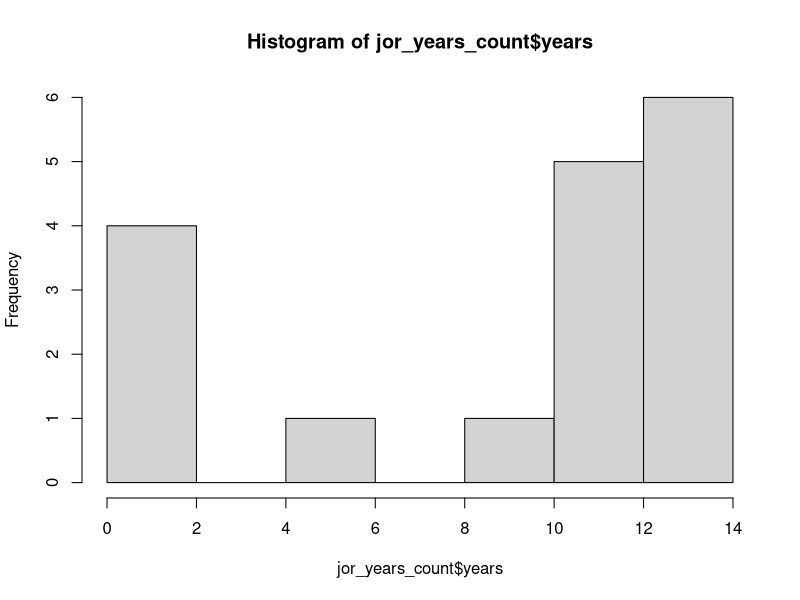
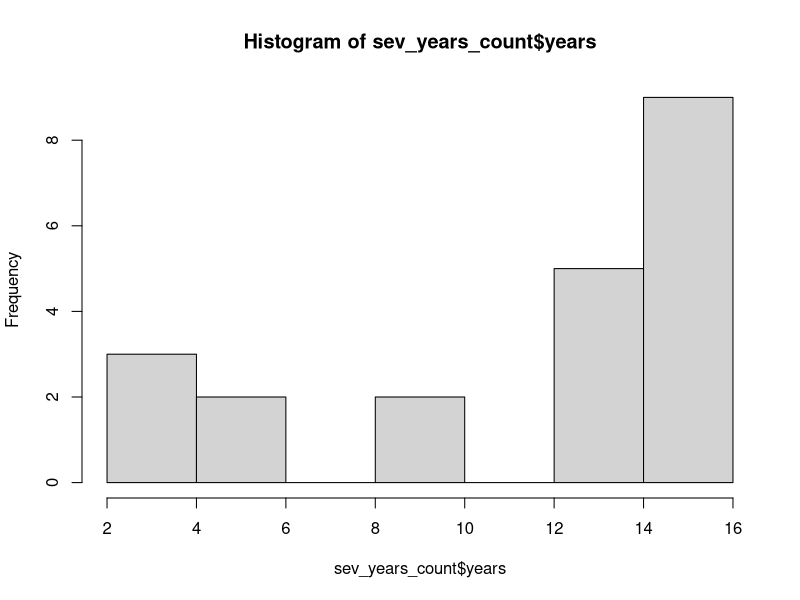
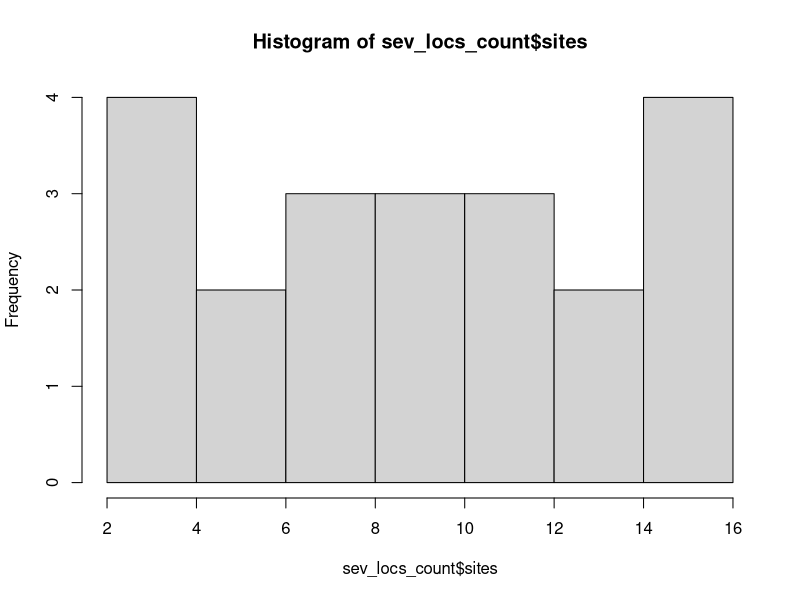
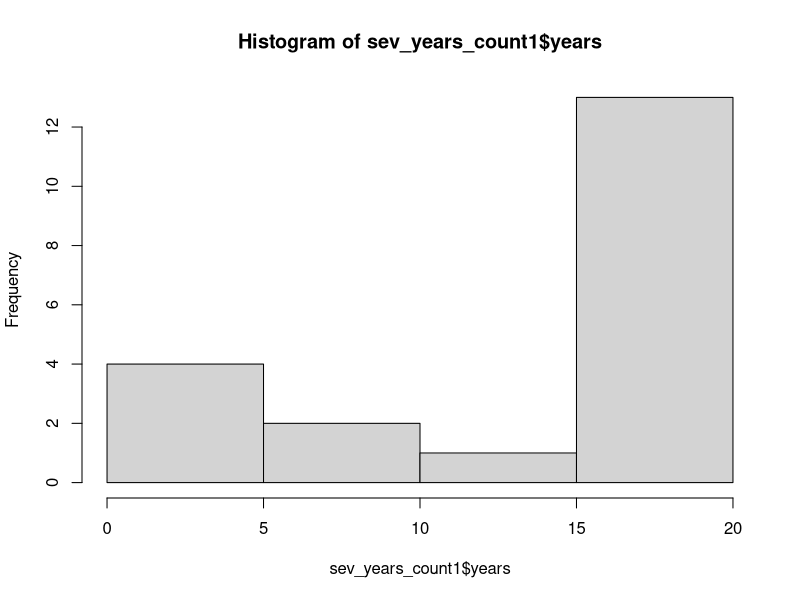
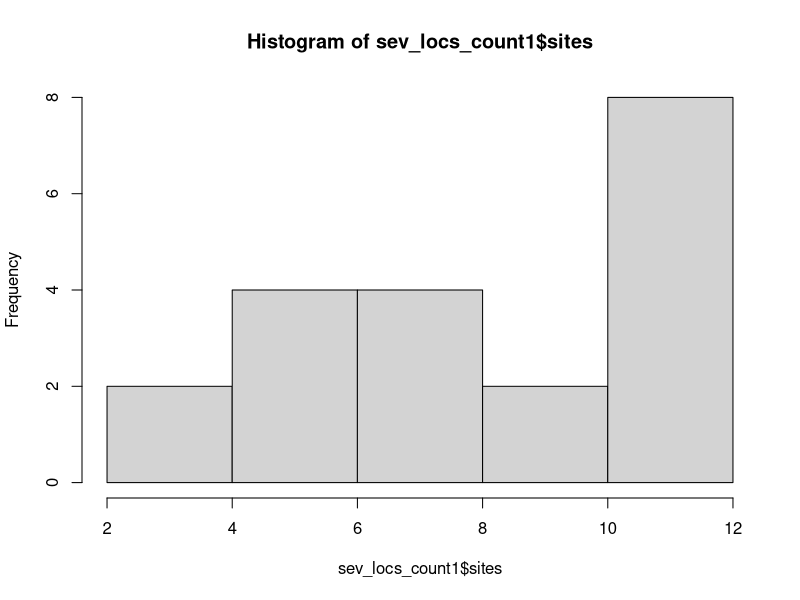
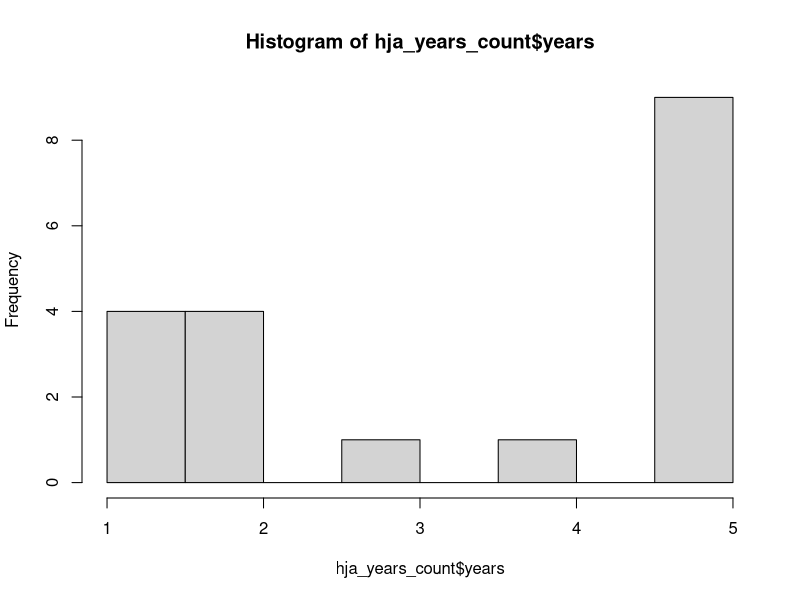
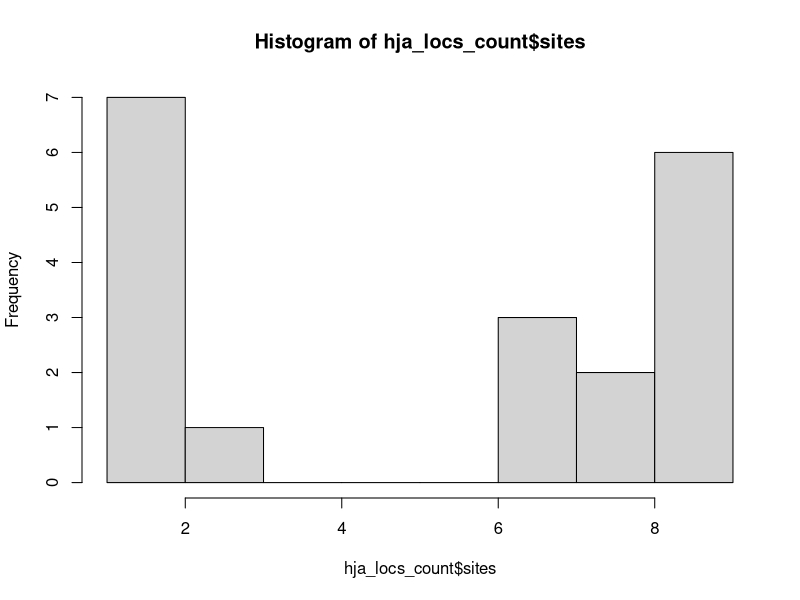
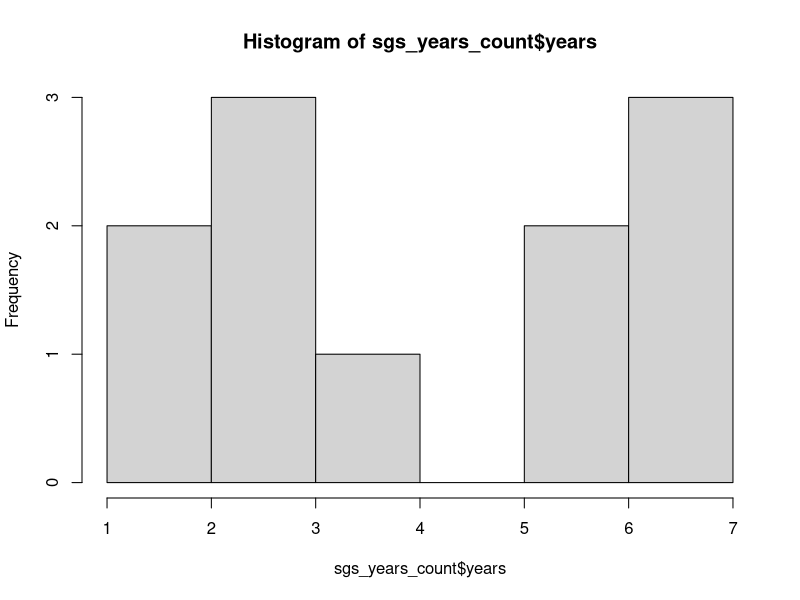

Write the R code that produced these figures, in order.
# Ellen Bledsoe
# starting Jan 19, 2016

# this code is to determine the number of species that fall into four different categories:
  # core(spatial) - core(temporal)
  # core(spatial) - transient
  # core(temporal) - satellite
  # transient - satellite

# libraries

library(dplyr)
library(tidyr)
library(ggplot2)

# helpful functions

core_or_sat <- function(rel_sites){
  # function determining whether species is core or satellite (spatial)
  if (rel_sites > 0.5){
    core_sat = 'core'
  } else {
    core_sat = 'sat'
  }
  return(core_sat)
}

core_or_trans <- function(rel_years){
  # function determining whether species is core or transient (temporal)
  if (rel_years > 0.5){
    core_trans = 'core'
  } else {
    core_trans = 'trans'
  }
  return(core_trans)
}

category_3x3 <- function(rel_sites, rel_years){
  if (rel_sites >= (2/3) & rel_years >= (2/3)){
    category = '1'
  } else if (rel_sites >= (2/3) & rel_years < (2/3) & rel_years > (1/3)){
    category = '2'
  } else if (rel_sites >= (2/3) & rel_years <= (1/3)){
    category = '3'
  } else if (rel_sites < (2/3) & rel_sites > (1/3) & rel_years >= (2/3)){
    category = '4'
  } else if (rel_sites < (2/3) & rel_sites > (1/3) & rel_years < (2/3) & rel_years > (1/3)){
    category = '5'
  } else if (rel_sites < (2/3) & rel_sites > (1/3) & rel_years <= (1/3)){
    category = '6'
  } else if (rel_sites <= (1/3) & rel_years >= (2/3)){
    category = '7'
  } else if (rel_sites <= (1/3) & rel_years < (2/3) & rel_years > (1/3)){
    category = '8'
  } else {
    category = '9'
  }
  return(category)
}

# read in files
jornada <- read.csv("data/jornada_rodents.csv", header = TRUE, na.strings = ".")
head(jornada)

sevilleta <- read.csv("data/sevilleta_sm_mrc.txt", header = TRUE)
head(sevilleta)

hj_andrews <- read.csv("data/hj_andrews.csv", header = TRUE)
head(hj_andrews)

shortgrass_steppe <- read.table("data/SGS_LTER_smammals.txt", header = TRUE, sep = "\t", na.strings = ".")
head(shortgrass_steppe)

# unique trap sessions
jor <- select(jornada, year, season, habitat) %>% 
       group_by(year, season, habitat) %>% 
       arrange(year, season, habitat)
jor_trap_sessions <- unique(jor)
jor_trap_sessions

sev <- select(sevilleta, year, season, location) %>% 
       group_by(year, season, location) %>% 
       arrange(year, season, location)
sev_trap_sessions <- unique(sev)
sev_trap_sessions

hja <- select(hj_andrews, YEAR, REPBLK, SUBPLOT) %>% 
       group_by(YEAR, REPBLK, SUBPLOT) %>% 
       arrange(YEAR, REPBLK, SUBPLOT) 
hja_trap_sessions <- unique(hja)
hja_trap_sessions

sgs <- select(shortgrass_steppe, YEAR, VEG, WEB) %>% 
  group_by(YEAR, VEG, WEB) %>% 
  arrange(YEAR, VEG, WEB) 
sgs_trap_sessions <- unique(sgs)
sgs_trap_sessions

### extracting the requisite data

# jornada
jor_data <- select(jornada, year, season, habitat, web, spp, recap) %>% 
            filter(recap != "Y", spp != "DIPO1", spp != "PERO1", spp != "NA") %>% 
            group_by(spp, year, season, habitat, web) %>% 
            arrange(spp, year, season, habitat, web) %>% 
            summarise(count = n())
# give each site a unique id
jor_data$site_ID <- paste(jor_data$habitat, jor_data$web, sep = "_")

### number of years in which species occur

jor_years <- select(jor_data, spp, year) %>% 
             group_by(spp, year) %>% 
             summarise(year_count = n())
jor_years_count <- select(jor_years, spp) %>% 
                   group_by(spp) %>% 
                   summarise(years = n())
# total years
total_years <- length(unique(jor_data$year))
# histogram of years
hist(jor_years_count$years)

# add column for relative number of years present
jor_years_count <- mutate(jor_years_count, rel_years = years/total_years)
jor_years_count

### number of locations in which species occur

jor_locs <- select(jor_data, spp, site_ID) %>% 
            group_by(spp, site_ID) %>% 
            summarise(site_count = n())
jor_locs_count <- select(jor_locs, spp) %>% 
                  group_by(spp) %>% 
                  summarise(sites = n())
# total locations
total_sites <- length(unique(jor_data$site_ID))

# add column for relative number of sites present
jor_locs_count <- mutate(jor_locs_count, rel_sites = sites/total_sites)

### combine all relevant data into one dataframe

jor_rel_data <- left_join(jor_years_count, jor_locs_count, by = "spp")

jor_rel_years_list <- as.list(jor_rel_data$rel_years)
jor_rel_sites_list <- as.list(jor_rel_data$rel_sites)
jor_rel_data$core_sat <- rapply(jor_rel_sites_list, core_or_sat)
jor_rel_data$core_trans <- rapply(jor_rel_years_list, core_or_trans)
jor_rel_data$category <- paste(jor_rel_data$core_sat, jor_rel_data$core_trans, sep = "_")
jor_rel_data$cat_3x3 <- mapply(category_3x3, jor_rel_data$rel_years, jor_rel_data$rel_sites)

jor_rel_data

### SEVILLETA ###

# sevilleta
sev_data <- select(sevilleta, year, season, location, web, species, recap) %>% 
            filter(recap != "y", species != "pgsp", species != "dipo", 
               species != "nesp", species != "onsp", species != "pesp", 
               species != "resp", species != "na", species != "pmsp", species != "spsp",
               year > 1991 & year < 2007, 
               location != "two22", location != "blugrama", location != "savanna") %>% 
            group_by(species, year, season, location, web) %>% 
            arrange(species, year, season, location, web) %>% 
            summarise(count = n())
# unique location ids
sev_data$site_ID <- paste(sev_data$location, sev_data$web, sep = "_")

sev_years <- select(sev_data, species, year) %>% 
  group_by(species, year) %>% 
  summarise(year_count = n())
sev_years_count <- select(sev_years, species) %>% 
  group_by(species) %>% 
  summarise(years = n())
# total years
total_years_sev <- length(unique(sev_data$year))
# histogram of years
hist(sev_years_count$years)

# add column for relative number of years present
sev_years_count <- mutate(sev_years_count, rel_years = years/total_years_sev)
sev_years_count

### number of locations in which species occur

sev_locs <- select(sev_data, species, site_ID) %>% 
  group_by(species, site_ID) %>%
  summarise(site_count = n())
sev_locs_count <- select(sev_locs, species) %>% 
  group_by(species) %>% 
  summarise(sites = n())
# total locations
total_sites_sev <- length(unique(sev_data$site_ID))
total_sites_sev
# histogram of site frequency
hist(sev_locs_count$sites)

# add column for relative number of sites present
sev_locs_count <- mutate(sev_locs_count, rel_sites = sites/total_sites_sev)

# combine all relevant data into one dataframe

sev_rel_data <- left_join(sev_years_count, sev_locs_count, by = "species")

rel_years_list <- as.list(sev_rel_data$rel_years)
rel_sites_list <- as.list(sev_rel_data$rel_sites)
sev_rel_data$core_sat <- rapply(rel_sites_list, core_or_sat)
sev_rel_data$core_trans <- rapply(rel_years_list, core_or_trans)
sev_rel_data$category <- paste(sev_rel_data$core_sat, sev_rel_data$core_trans, sep = "_")
sev_rel_data$cat_3x3 <- mapply(category_3x3, sev_rel_data$rel_years, sev_rel_data$rel_sites)

sev_rel_data

### different time frame and sites
sev_data1 <- select(sevilleta, year, season, location, web, species, recap) %>% 
             filter(recap != "y", species != "pgsp", species != "dipo", 
                species != "nesp", species != "onsp", species != "pesp", 
                species != "resp", species != "na", species != "pmsp", species != "spsp", 
                year < 2009, location != "two22", location != "blugrama", 
                location != "savanna", location != "goatdraw") %>% 
             group_by(species, year, season, location, web) %>% 
             arrange(species, year, season, location, web) %>% 
             summarise(count = n())
# unique location ids
sev_data1$site_ID <- paste(sev_data1$location, sev_data1$web, sep = "_")
sev_data1

sev_years1 <- select(sev_data1, species, year) %>% 
  group_by(species, year) %>% 
  summarise(year_count = n())
sev_years_count1 <- select(sev_years1, species) %>% 
  group_by(species) %>% 
  summarise(years = n())
# total years
total_years_sev1 <- length(unique(sev_data1$year))
# histogram of years
hist(sev_years_count1$years)

# add column for relative number of years present
sev_years_count1 <- mutate(sev_years_count1, rel_years = years/total_years_sev1)
sev_years_count1

# number of locations in which species occur

sev_locs1 <- select(sev_data1, species, site_ID) %>% 
  group_by(species, site_ID) %>%
  summarise(site_count = n())
sev_locs_count1 <- select(sev_locs1, species) %>% 
  group_by(species) %>% 
  summarise(sites = n())
# total locations
total_sites_sev1 <- length(unique(sev_data1$site_ID))
total_sites_sev1
# histogram of site frequency
hist(sev_locs_count1$sites)

# add column for relative number of sites present
sev_locs_count1 <- mutate(sev_locs_count1, rel_sites = sites/total_sites_sev1)

# combine all relevant data into one dataframe

sev_rel_data1 <- left_join(sev_years_count1, sev_locs_count1, by = "species")

rel_years_list <- as.list(sev_rel_data1$rel_years)
rel_sites_list <- as.list(sev_rel_data1$rel_sites)
sev_rel_data1$core_sat <- rapply(rel_sites_list, core_or_sat)
sev_rel_data1$core_trans <- rapply(rel_years_list, core_or_trans)
sev_rel_data1$category <- paste(sev_rel_data1$core_sat, sev_rel_data1$core_trans, sep = "_")
sev_rel_data1$cat_3x3 <- mapply(category_3x3, sev_rel_data1$rel_years, sev_rel_data1$rel_sites)

sev_rel_data1

### HJ Andrews ###

# hj andrews
hja_data <- select(hj_andrews, YEAR, REPBLK, SUBPLOT, SPECIES) %>% 
  filter(SPECIES != 'UNKN') %>% 
  group_by(SPECIES, YEAR, REPBLK, SUBPLOT) %>% 
  arrange(SPECIES, YEAR, REPBLK, SUBPLOT) %>% 
  summarise(count = n())
# unique location ids
hja_data$site_ID <- paste(hja_data$REPBLK, hja_data$SUBPLOT, sep = "_")

hja_years <- select(hja_data, SPECIES, YEAR) %>% 
  group_by(SPECIES, YEAR) %>% 
  summarise(year_count = n())
hja_years_count <- select(hja_years, SPECIES) %>% 
  group_by(SPECIES) %>% 
  summarise(years = n())
# total years
total_years_hja <- length(unique(hja_data$YEAR))
# histogram of years
hist(hja_years_count$years)

# add column for relative number of years present
hja_years_count <- mutate(hja_years_count, rel_years = years/total_years_hja)
hja_years_count

### number of locations in which species occur

hja_locs <- select(hja_data, SPECIES, site_ID) %>% 
  group_by(SPECIES, site_ID) %>%
  summarise(site_count = n())
hja_locs_count <- select(hja_locs, SPECIES) %>% 
  group_by(SPECIES) %>% 
  summarise(sites = n())
# total locations
total_sites_hja <- length(unique(hja_data$site_ID))
total_sites_hja
# histogram of site frequency
hist(hja_locs_count$sites)

# add column for relative number of sites present
hja_locs_count <- mutate(hja_locs_count, rel_sites = sites/total_sites_hja)

# combine all relevant data into one dataframe

hja_rel_data <- left_join(hja_years_count, hja_locs_count, by = "SPECIES")

hja_rel_years_list <- as.list(hja_rel_data$rel_years)
hja_rel_sites_list <- as.list(hja_rel_data$rel_sites)
hja_rel_data$core_sat <- rapply(hja_rel_sites_list, core_or_sat)
hja_rel_data$core_trans <- rapply(hja_rel_years_list, core_or_trans)
hja_rel_data$category_2x2 <- paste(hja_rel_data$core_sat, hja_rel_data$core_trans, sep = "_")
hja_rel_data$cat_3x3 <- mapply(category_3x3, hja_rel_data$rel_years, hja_rel_data$rel_sites)
hja_rel_data

### Shortgrass Steppe ###

sgs_species <- select(shortgrass_steppe, SPP)
sgs_species <- unique(sgs_species)

# sgs
sgs_data <- select(shortgrass_steppe, YEAR, VEG, WEB, SPP) %>% 
  filter(SPP != 'NA') %>% 
  group_by(SPP, YEAR, VEG, WEB) %>% 
  arrange(SPP, YEAR, VEG, WEB) %>% 
  summarise(count = n())
# unique location ids
sgs_data$site_ID <- paste(sgs_data$VEG, sgs_data$WEB, sep = "_")

sgs_years <- select(sgs_data, SPP, YEAR) %>% 
  group_by(SPP, YEAR) %>% 
  summarise(year_count = n())
sgs_years_count <- select(sgs_years, SPP) %>% 
  group_by(SPP) %>% 
  summarise(years = n())
# total years
total_years_sgs <- length(unique(sgs_data$YEAR))
# histogram of years
hist(sgs_years_count$years)

# add column for relative number of years present
sgs_years_count <- mutate(sgs_years_count, rel_years = years/total_years_sgs)
sgs_years_count

### number of locations in which species occur

sgs_locs <- select(sgs_data, SPP, site_ID) %>% 
  group_by(SPP, site_ID) %>%
  summarise(site_count = n())
sgs_locs_count <- select(sgs_locs, SPP) %>% 
  group_by(SPP) %>% 
  summarise(sites = n())
# total locations
total_sites_sgs <- length(unique(sgs_data$site_ID))
total_sites_sgs
# histogram of site frequency
hist(sgs_locs_count$sites)

# add column for relative number of sites present
sgs_locs_count <- mutate(sgs_locs_count, rel_sites = sites/total_sites_sgs)

# combine all relevant data into one dataframe

sgs_rel_data <- left_join(sgs_years_count, sgs_locs_count, by = "SPP")

sgs_rel_years_list <- as.list(sgs_rel_data$rel_years)
sgs_rel_sites_list <- as.list(sgs_rel_data$rel_sites)
sgs_rel_data$core_sat <- rapply(sgs_rel_sites_list, core_or_sat)
sgs_rel_data$core_trans <- rapply(sgs_rel_years_list, core_or_trans)
sgs_rel_data$category_2x2 <- paste(sgs_rel_data$core_sat, sgs_rel_data$core_trans, sep = "_")
sgs_rel_data$cat_3x3 <- mapply(category_3x3, sgs_rel_data$rel_years, sgs_rel_data$rel_sites)
sgs_rel_data

###

hja_rel_data
sev_rel_data1
sev_rel_data
sgs_rel_data
jor_rel_data

### combine and graph
colnames(jor_rel_data)[1] <- "species"
colnames(hja_rel_data)[1] <- "species"
colnames(sev_rel_data)[1] <- "species"
colnames(sev_rel_data1)[1] <- "species"
colnames(sgs_rel_data)[1] <- "species"

colnames(jor_rel_data)[8] <- "cat_2x2"
colnames(hja_rel_data)[8] <- "cat_2x2"
colnames(sev_rel_data)[8] <- "cat_2x2"
colnames(sev_rel_data1)[8] <- "cat_2x2"
colnames(sgs_rel_data)[8] <- "cat_2x2"

jor_rel_data$dataset <- "jor"
hja_rel_data$dataset <- "hja"
sev_rel_data1$dataset <- "sev1"
sev_rel_data$dataset <- "sev"
sgs_rel_data$dataset <- "sgs"

all_data <- bind_rows(hja_rel_data, sev_rel_data1, sgs_rel_data, jor_rel_data)
head(all_data)

plot(all_data$rel_years ~ all_data$rel_sites)

ggplot(all_data, aes(x = rel_sites, y = rel_years)) +
  geom_point(aes(color = dataset), size = 3) +
  xlab("Relative Number of Sites Occupied") + 
  ylab("Relative Number of Years Present") +
  ggtitle("Rel. Years (overall) ~ Rel. Sites (overall)") +
  theme(panel.background = element_blank(), 
        axis.line = element_line(colour = "black"), 
        panel.grid.major = element_line(colour = "light gray"))
ggsave(file = "all_broad_yr_site.png", width = 6, height = 5)

### Try relative number of sites per year---keep years intact 
  # overall years, parsing space by time

## jornada

jor_data1 <- select(jornada, year, season, habitat, web, spp, recap) %>% 
             filter(recap != "Y", spp != "DIPO1", spp != "PERO1", spp != "NA") %>% 
             group_by(spp, year, season, habitat, web) %>% 
             arrange(spp, year, season, habitat, web)

# give each site a unique id
jor_data1$site_ID <- paste(jor_data1$habitat, jor_data1$web, sep = "_")

jor_sites_by_year <- select(jor_data1, year, spp, site_ID) %>% 
                 group_by(year, spp) %>% 
                 summarise(site_by_year = n_distinct(site_ID))

# total years
jor_total_sites <- length(unique(jor_data1$site_ID))

# add column for relative number of sites per year
jor_rel_sites_by_year <- mutate(jor_sites_by_year, rel_sites_by_year = site_by_year/jor_total_sites)
jor_rel_sites_by_year

# average relative sites per year by species
jor_sites_year_species <- jor_rel_sites_by_year %>% 
                          group_by(spp) %>% 
                          summarize(mean_rel_sites = mean(rel_sites_by_year))
jor_sites_year_species
colnames(jor_sites_year_species)[1] <- "species"
jor_rel_data_plus <- inner_join(jor_rel_data, jor_sites_year_species, by = "species")
jor_rel_data_plus
hist(jor_rel_data_plus$rel_sites)
hist(jor_rel_data_plus$mean_rel_sites)
plot(jor_rel_data_plus$rel_years ~ jor_rel_data_plus$mean_rel_sites)

## sevilleta

sev_data1_1 <- select(sevilleta, year, season, location, web, species, recap) %>% 
  filter(recap != "y", species != "pgsp", species != "dipo", 
         species != "nesp", species != "onsp", species != "pesp", 
         species != "resp", species != "na", species != "pmsp", species != "spsp", 
         year < 2009, location != "two22", location != "blugrama", 
         location != "savanna", location != "goatdraw") %>% 
  group_by(species, year, season, location, web) %>% 
  arrange(species, year, season, location, web) 
  
# unique location ids
sev_data1_1$site_ID <- paste(sev_data1_1$location, sev_data1_1$web, sep = "_")
sev_data1_1

sev_sites_by_year <- select(sev_data1_1, year, species, site_ID) %>% 
  group_by(year, species) %>% 
  summarise(site_by_year = n_distinct(site_ID))

# total years
sev_total_sites <- length(unique(sev_data1_1$site_ID))

# add column for relative number of sites per year
sev_rel_sites_by_year <- mutate(sev_sites_by_year, rel_sites_by_year = site_by_year/sev_total_sites)
sev_rel_sites_by_year

# average relative sites per year by species
sev_sites_year_species <- sev_rel_sites_by_year %>% 
  group_by(species) %>% 
  summarize(mean_rel_sites = mean(rel_sites_by_year))
sev_sites_year_species
colnames(sev_sites_year_species)[1] <- "species"
sev_rel_data_plus <- inner_join(sev_rel_data, sev_sites_year_species, by = "species")
sev_rel_data_plus
plot(sev_rel_data_plus$rel_years ~ sev_rel_data_plus$mean_rel_sites)

## hj andrews

hja_data1 <- select(hj_andrews, YEAR, REPBLK, SUBPLOT, SPECIES) %>% 
  filter(SPECIES != 'UNKN') %>% 
  group_by(SPECIES, YEAR, REPBLK, SUBPLOT) %>% 
  arrange(SPECIES, YEAR, REPBLK, SUBPLOT) 
 
# unique location ids
hja_data1$site_ID <- paste(hja_data1$REPBLK, hja_data1$SUBPLOT, sep = "_")

hja_sites_by_year <- select(hja_data1, YEAR, SPECIES, site_ID) %>% 
  group_by(YEAR, SPECIES) %>% 
  summarise(site_by_year = n_distinct(site_ID))

# total years
hja_total_sites <- length(unique(hja_data1$site_ID))

# add column for relative number of sites per year
hja_rel_sites_by_year <- mutate(hja_sites_by_year, rel_sites_by_year = site_by_year/hja_total_sites)
hja_rel_sites_by_year

# average relative sites per year by species
hja_sites_year_species <- hja_rel_sites_by_year %>% 
                          group_by(SPECIES) %>% 
                          summarize(mean_rel_sites = mean(rel_sites_by_year))
hja_sites_year_species
colnames(hja_sites_year_species)[1] <- "species"
hja_rel_data_plus <- inner_join(hja_rel_data, hja_sites_year_species, by = "species")
hja_rel_data_plus
plot(hja_rel_data_plus$rel_years ~ hja_rel_data_plus$mean_rel_sites)

## shortgrass steppe

sgs_data1 <- select(shortgrass_steppe, YEAR, VEG, WEB, SPP) %>% 
            filter(SPP != 'NA') %>% 
            group_by(SPP, YEAR, VEG, WEB) %>% 
            arrange(SPP, YEAR, VEG, WEB)

# unique location ids
sgs_data1$site_ID <- paste(sgs_data1$VEG, sgs_data1$WEB, sep = "_")

sgs_sites_by_year <- select(sgs_data1, YEAR, SPP, site_ID) %>% 
  group_by(YEAR, SPP) %>% 
  summarise(site_by_year = n_distinct(site_ID))

# total years
sgs_total_sites <- length(unique(sgs_data1$site_ID))

# add column for relative number of sites per year
sgs_rel_sites_by_year <- mutate(sgs_sites_by_year, rel_sites_by_year = site_by_year/sgs_total_sites)
sgs_rel_sites_by_year

# average relative sites per year by species
sgs_sites_year_species <- sgs_rel_sites_by_year %>% 
  group_by(SPP) %>% 
  summarize(mean_rel_sites = mean(rel_sites_by_year))
sgs_sites_year_species
colnames(sgs_sites_year_species)[1] <- "species"
sgs_rel_data_plus <- inner_join(sgs_rel_data, sgs_sites_year_species, by = "species")
sgs_rel_data_plus
plot(sgs_rel_data_plus$rel_years ~ sgs_rel_data_plus$mean_rel_sites)

## combine everything

all_data_plus <- bind_rows(hja_rel_data_plus, sev_rel_data_plus, sgs_rel_data_plus, jor_rel_data_plus)
head(all_data_plus)

plot(all_data_plus$rel_years ~ all_data_plus$mean_rel_sites)

ggplot(all_data_plus, aes(x = mean_rel_sites, y = rel_years)) +
  geom_point(aes(color = dataset), size = 3) +
  xlab("Relative Number of Sites Occupied Per Year") + 
  ylab("Relative Number of Years Present") +
  ggtitle("Rel. Years (overall) ~ Rel. Sites (per year)") +
  theme(panel.background = element_blank(), 
        axis.line = element_line(colour = "black"), 
        panel.grid.major = element_line(colour = "light gray"))
ggsave(file = "all_mean_rel_site.png", width = 6, height = 5)

### Try relative number of years per site---keep sites intact 
  # overall sites, parsing space by time

## jornada

jor_data1 <- select(jornada, year, season, habitat, web, spp, recap) %>% 
             filter(recap != "Y", spp != "DIPO1", spp != "PERO1", spp != "NA") %>% 
             group_by(spp, year, season, habitat, web) %>% 
             arrange(spp, year, season, habitat, web)

# give each site a unique id
jor_data1$site_ID <- paste(jor_data1$habitat, jor_data1$web, sep = "_")

jor_years_by_site <- select(jor_data1, year, spp, site_ID) %>% 
                     group_by(site_ID, spp) %>% 
                     summarise(years_by_site = n_distinct(year))

# total years
jor_total_years <- length(unique(jor_data1$year))
jor_total_years

# add column for relative number of sites per year
jor_rel_years_by_site <- mutate(jor_years_by_site, rel_years_by_site = years_by_site/jor_total_years)
jor_rel_years_by_site

# average relative sites per year by species
jor_years_site_species <- jor_rel_years_by_site %>% 
                          group_by(spp) %>% 
                          summarize(mean_rel_years = mean(rel_years_by_site))
jor_years_site_species
colnames(jor_years_site_species)[1] <- "species"
jor_rel_data_3 <- inner_join(jor_rel_data_plus, jor_years_site_species, by = "species")
jor_rel_data_3

plot(jor_rel_data_3$mean_rel_years ~ jor_rel_data_3$rel_sites)
plot(jor_rel_data_3$mean_rel_years ~ jor_rel_data_3$mean_rel_sites)

## sevilleta

sev_data1_1 <- select(sevilleta, year, season, location, web, species, recap) %>% 
  filter(recap != "y", species != "pgsp", species != "dipo", 
         species != "nesp", species != "onsp", species != "pesp", 
         species != "resp", species != "na", species != "pmsp", species != "spsp", 
         year < 2009, location != "two22", location != "blugrama", 
         location != "savanna", location != "goatdraw") %>% 
  group_by(species, year, season, location, web) %>% 
  arrange(species, year, season, location, web) 

# unique location ids
sev_data1_1$site_ID <- paste(sev_data1_1$location, sev_data1_1$web, sep = "_")
sev_data1_1

sev_years_by_site <- select(sev_data1_1, year, species, site_ID) %>% 
  group_by(site_ID, species) %>% 
  summarise(years_by_site = n_distinct(year))

# total years
sev_total_years <- length(unique(sev_data1_1$year))
sev_total_years

# add column for relative number of sites per year
sev_rel_years_by_site <- mutate(sev_years_by_site, rel_years_by_site = years_by_site/sev_total_years)
sev_rel_years_by_site

# average relative sites per year by species
sev_years_site_species <- sev_rel_years_by_site %>% 
                          group_by(species) %>% 
                          summarize(mean_rel_years = mean(rel_years_by_site))
sev_years_site_species
colnames(sev_years_site_species)[1] <- "species"
sev_rel_data_3 <- inner_join(sev_rel_data_plus, sev_years_site_species, by = "species")
sev_rel_data_3

plot(sev_rel_data_3$mean_rel_years ~ sev_rel_data_3$rel_sites)
plot(sev_rel_data_3$mean_rel_years ~ sev_rel_data_3$mean_rel_sites)

## hj andrews

hja_data1 <- select(hj_andrews, YEAR, REPBLK, SUBPLOT, SPECIES) %>% 
  filter(SPECIES != 'UNKN') %>% 
  group_by(SPECIES, YEAR, REPBLK, SUBPLOT) %>% 
  arrange(SPECIES, YEAR, REPBLK, SUBPLOT) 

# unique location ids
hja_data1$site_ID <- paste(hja_data1$REPBLK, hja_data1$SUBPLOT, sep = "_")

hja_years_by_site <- select(hja_data1, YEAR, SPECIES, site_ID) %>% 
  group_by(site_ID, SPECIES) %>% 
  summarise(years_by_site = n_distinct(YEAR))

# total years
hja_total_years <- length(unique(hja_data1$YEAR))
hja_total_years

# add column for relative number of sites per year
hja_rel_years_by_site <- mutate(hja_years_by_site, rel_years_by_site = years_by_site/hja_total_years)
hja_rel_years_by_site

# average relative sites per year by species
hja_years_site_species <- hja_rel_years_by_site %>% 
                          group_by(SPECIES) %>% 
                          summarize(mean_rel_years = mean(rel_years_by_site))
hja_years_site_species
colnames(hja_years_site_species)[1] <- "species"
hja_rel_data_3 <- inner_join(hja_rel_data_plus, hja_years_site_species, by = "species")
hja_rel_data_3

plot(hja_rel_data_3$mean_rel_years ~ hja_rel_data_3$rel_sites)
plot(hja_rel_data_3$mean_rel_years ~ hja_rel_data_3$mean_rel_sites)

## shortgrass steppe

sgs_data1 <- select(shortgrass_steppe, YEAR, VEG, WEB, SPP) %>% 
  filter(SPP != 'NA') %>% 
  group_by(SPP, YEAR, VEG, WEB) %>% 
  arrange(SPP, YEAR, VEG, WEB)

# unique location ids
sgs_data1$site_ID <- paste(sgs_data1$VEG, sgs_data1$WEB, sep = "_")

sgs_years_by_site <- select(sgs_data1, YEAR, SPP, site_ID) %>% 
                     group_by(site_ID, SPP) %>% 
                     summarise(years_by_site = n_distinct(YEAR))

# total years
sgs_total_years <- length(unique(sgs_data1$YEAR))
sgs_total_years

# add column for relative number of sites per year
sgs_rel_years_by_site <- mutate(sgs_years_by_site, rel_years_by_site = years_by_site/sgs_total_years)
sgs_rel_years_by_site

# average relative sites per year by species
sgs_years_site_species <- sgs_rel_years_by_site %>% 
                          group_by(SPP) %>% 
                          summarize(mean_rel_years = mean(rel_years_by_site))
sgs_years_site_species
colnames(sgs_years_site_species)[1] <- "species"
sgs_rel_data_3 <- inner_join(sgs_rel_data_plus, sgs_years_site_species, by = "species")
sgs_rel_data_3

plot(sgs_rel_data_3$mean_rel_years ~ sgs_rel_data_3$rel_sites)
plot(sgs_rel_data_3$mean_rel_years ~ sgs_rel_data_3$mean_rel_sites)

## combine everything

all_data_3 <- bind_rows(hja_rel_data_3, sev_rel_data_3, sgs_rel_data_3, jor_rel_data_3)
head(all_data_3)

ggplot(all_data_3, aes(x = rel_sites, y = mean_rel_years)) +
  geom_point(aes(color = dataset), size = 3) +
  xlab("Relative Number of Sites Occupied") + 
  ylab("Relative Number of Years Present Per Site") +
  ggtitle("Rel. Years (per site) ~ Rel. Sites (overall)") +
  theme(panel.background = element_blank(), 
        axis.line = element_line(colour = "black"), 
        panel.grid.major = element_line(colour = "light gray"))
ggsave(file = "all_mean_rel_year.png", width = 6, height = 5)

ggplot(all_data_3, aes(x = mean_rel_sites, y = mean_rel_years)) +
  geom_point(aes(color = dataset), size = 3) +
  xlab("Relative Number of Sites Occupied Per Site") + 
  ylab("Relative Number of Years Present Per Site") +
  ggtitle("Rel. Years (per site) ~ Rel. Sites (per year)") +
  theme(panel.background = element_blank(), 
        axis.line = element_line(colour = "black"), 
        panel.grid.major = element_line(colour = "light gray"))
ggsave(file = "all_mean_rel_year&site.png", width = 6, height = 5)

